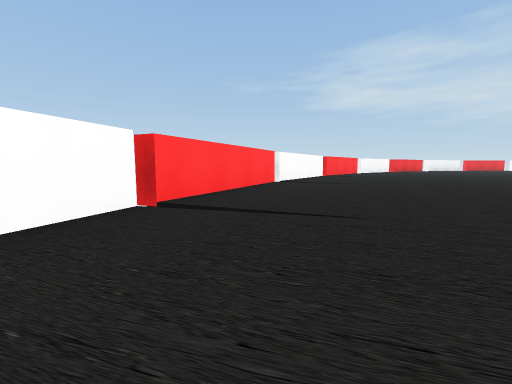
view 1 (above)

23 first-person views from a walk through a scene from a Unity 3-D project. The camera is 0.41 m above the floor, tilts 6° down and sees 90° across. The floor is counted in squares, 1 m on a side. Each view is taken from the middle of a square. On the plan, view 1 faces up. The plan holds only what a view shows up to about 9 squares ahead; the rest is blank. The place goes on beyond the plan.

view 2
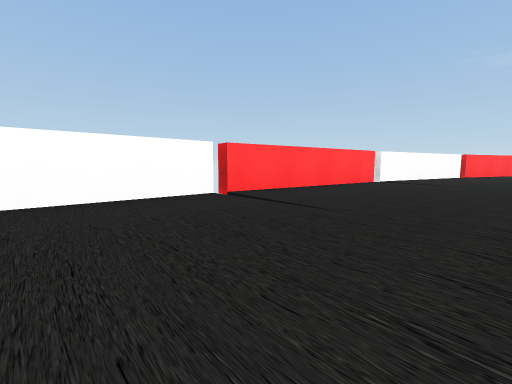

view 3
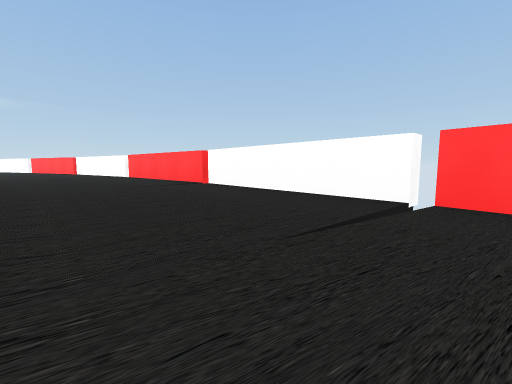

view 4
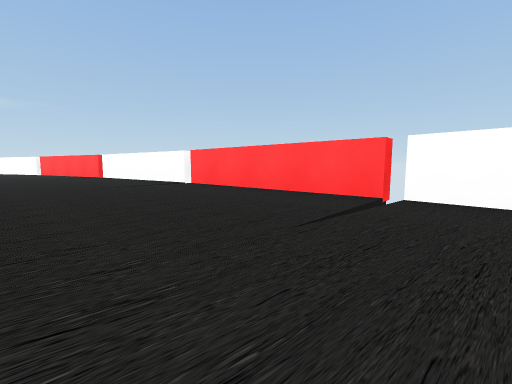

view 5
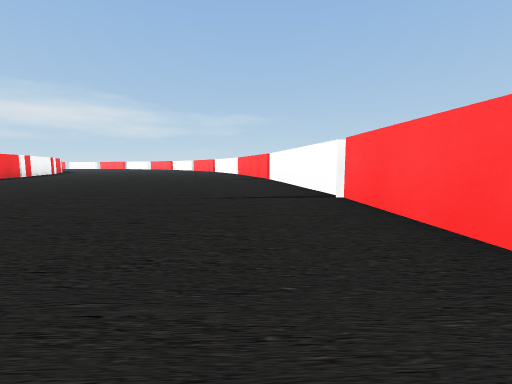

view 6
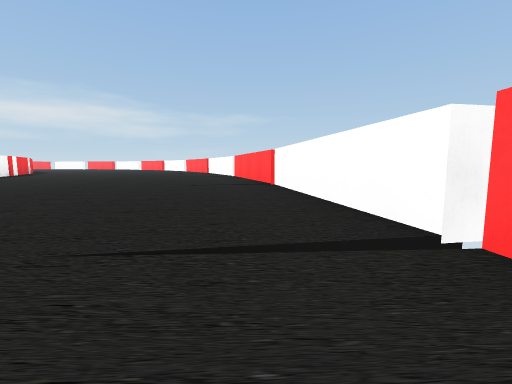

view 7
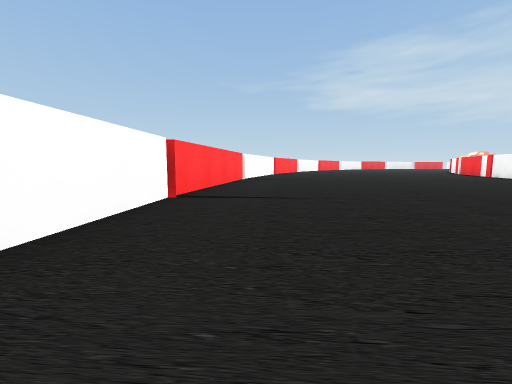

view 8
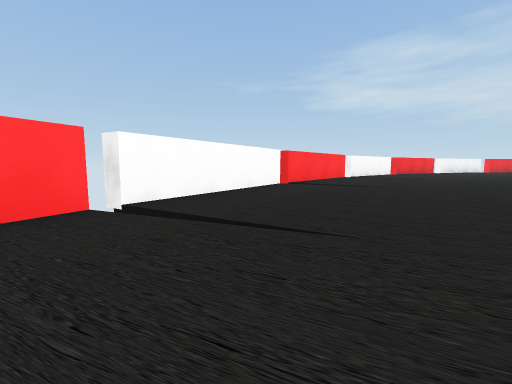

view 9
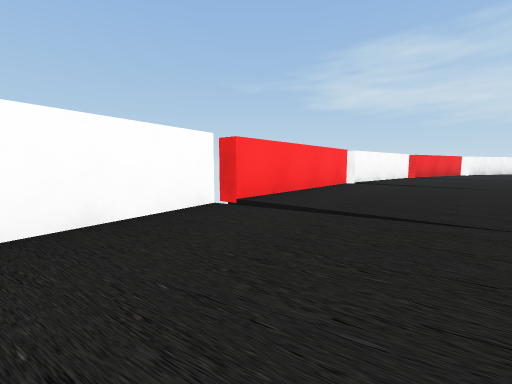

view 10
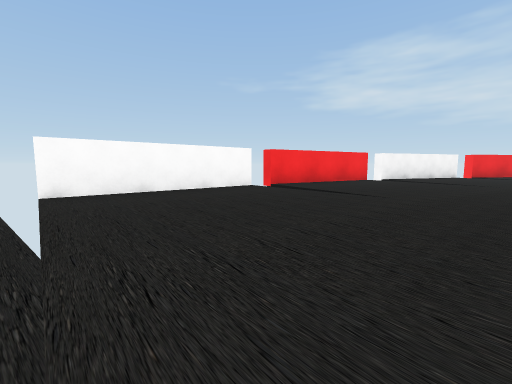

view 11
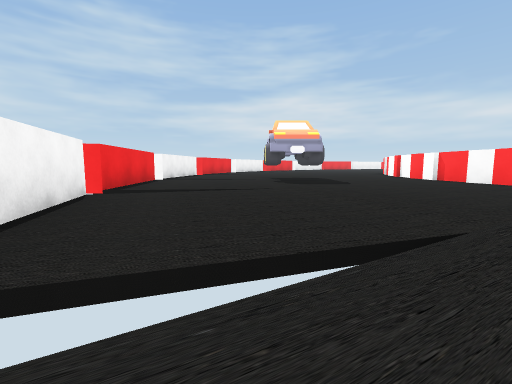

view 12
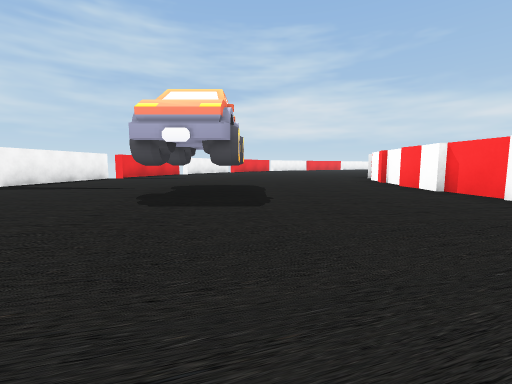

view 13
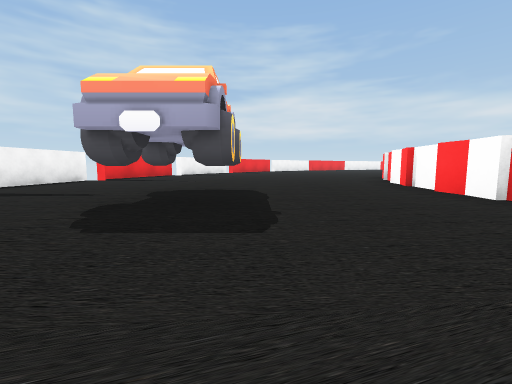

view 14
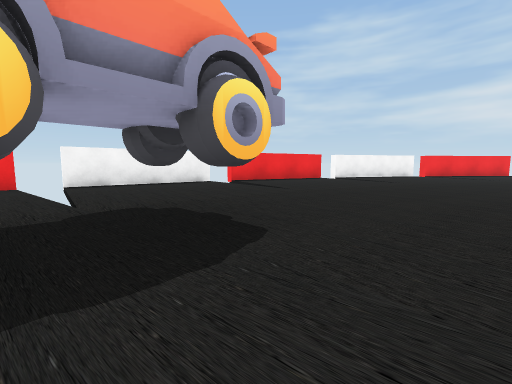

view 15
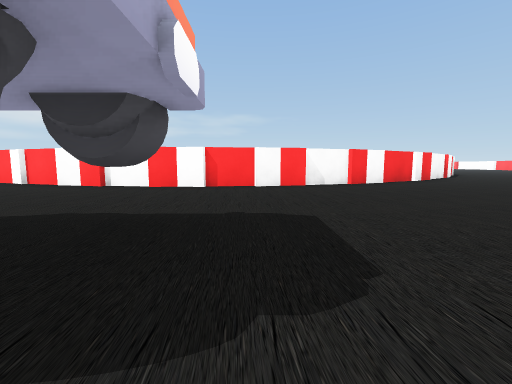

view 16
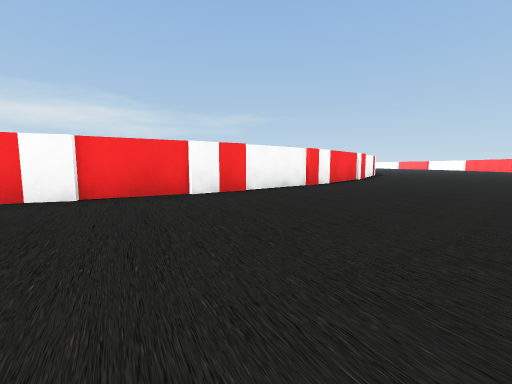

view 17
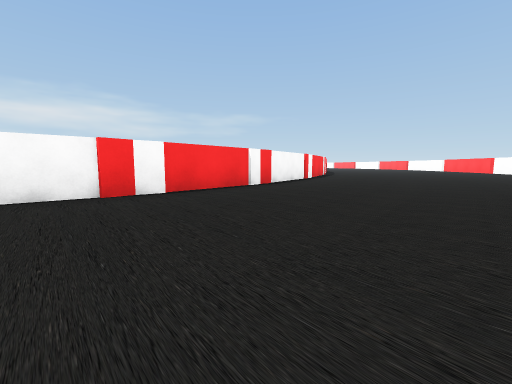

view 18
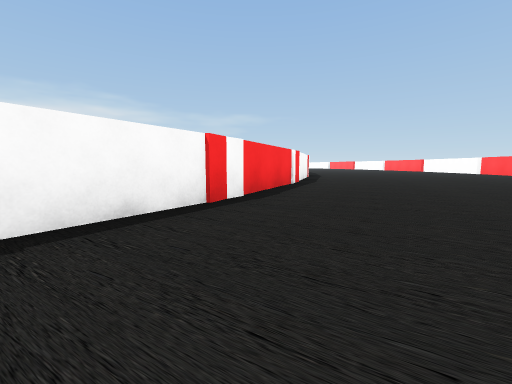

view 19
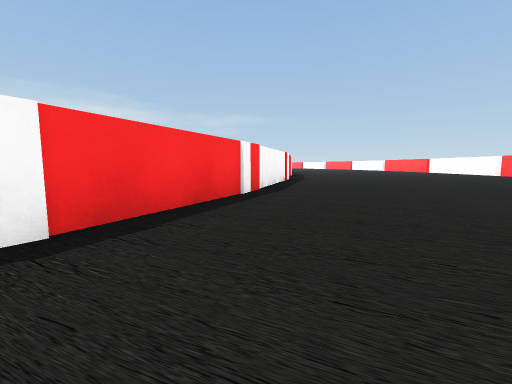

view 20
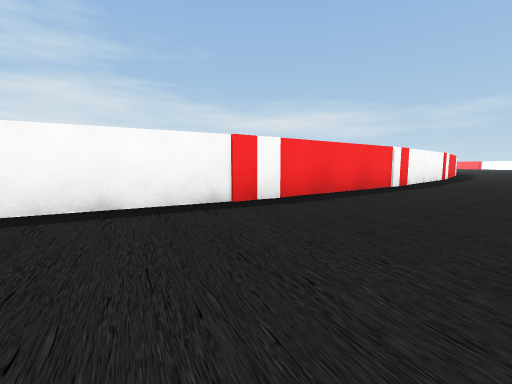

view 21
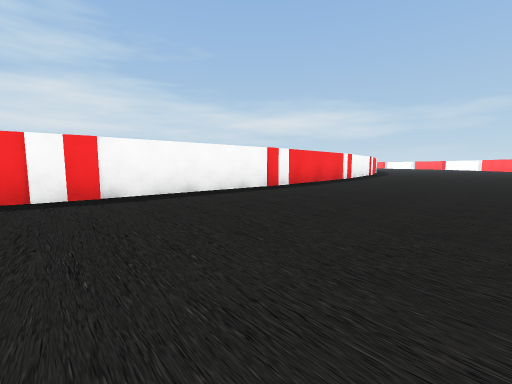

view 22
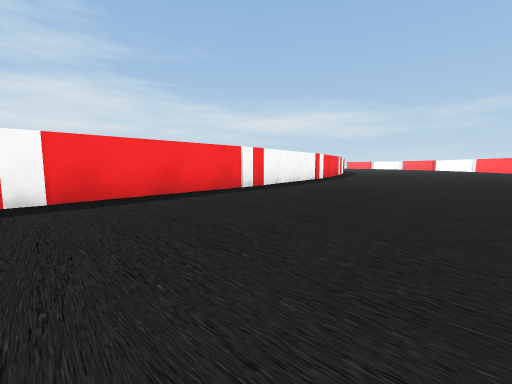

view 23
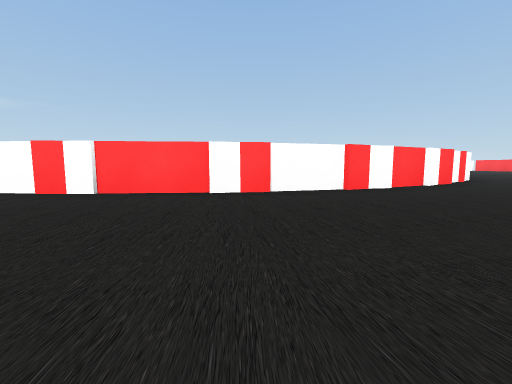

### Floor plan
Points are (right, up) in squares from view 1. A wall is a line through its corners. A room is listed if a view was taken in it or the views show most of it. See-through windows are left out.
Room 1 (views 1, 2, 3, 4, 5, 6, 7, 8, 9, 10, 11, 12, 13, 14, 15, 16, 17, 18, 19, 20, 21, 22, 23)
walls: (7.1, 2.5) (9.1, 5.7); (8.6, 5.1) (11, 7.9); (5.9, -0.3) (7.5, 3.3); (10.2, 7.2) (12.9, 9.4); (5, -3.6) (6.2, 0.4); (0.5, 6.4) (-1.1, 2.8); (12.1, 8.8) (15, 10.5); (2.6, 9.9) (0.6, 6.6); (-1.2, 2.6) (-2.4, -1.4); (14, 10.1) (17.1, 11.1); (5.1, 12.8) (2.7, 10); (4.5, -6.8) (5.2, -2.8); (-2.4, -1.5) (-3.1, -5.5) (-3.5, -5.5); (15.9, 10.8) (19.1, 11.2); (7.9, 15.3) (5.4, 13.1); (-3.1, -5.7) (-3.4, -9.9); (4.3, -10.4) (4.6, -6.1); (18, 11.2) (21.1, 10.8); (11.2, 17.2) (8.3, 15.6); (19.9, 11.1) (23, 10.1); (-3.4, -10) (-3.1, -14.3); (22, 10.5) (24.9, 8.8); (4.6, -13.9) (4.3, -9.6); (14.6, 18.4) (11.5, 17.4); (24.1, 9.4) (26.7, 7.2); (18.2, 18.8) (15.1, 18.5); (26, 7.9) (27.1, 6.6); (-3.1, -14.4) (-2.4, -18.5); (5.2, -17.2) (4.5, -13.1); (21.9, 18.5) (18.8, 18.8); (5.9, -19.5) (5, -16.5); (25.4, 17.4) (22.4, 18.4); (-2.3, -18.7) (-2.1, -19.6); (27.6, 16.2) (25.8, 17.2)
ways out: gap at (15, 18); gap at (22, 18)
objects: other object (18, 14); other object (18, 15) to (18, 16); other object (19, 14); other object (19, 15)

Where each view was taken, in squares from view 1:
view 1: 0 up, 0 right, facing up
view 2: 8 down, 0 right, facing up-left
view 3: 5 down, 0 right, facing down-left
view 4: 9 down, 0 right, facing down-left
view 5: 11 down, 2 left, facing down
view 6: 13 down, 2 left, facing down
view 7: 9 down, 2 left, facing up
view 8: 4 up, 2 right, facing up
view 9: 7 up, 3 right, facing up
view 10: 10 up, 8 right, facing up
view 11: 16 up, 11 right, facing right
view 12: 14 up, 14 right, facing right
view 13: 14 up, 15 right, facing right
view 14: 13 up, 18 right, facing up-right
view 15: 16 up, 17 right, facing down
view 16: 13 up, 12 right, facing down
view 17: 11 up, 9 right, facing down
view 18: 6 up, 7 right, facing down
view 19: 4 up, 6 right, facing down
view 20: 1 down, 3 right, facing down-right
view 21: 6 down, 1 right, facing down-right
view 22: 10 down, 1 right, facing down-right
view 23: 12 up, 27 right, facing down-left
